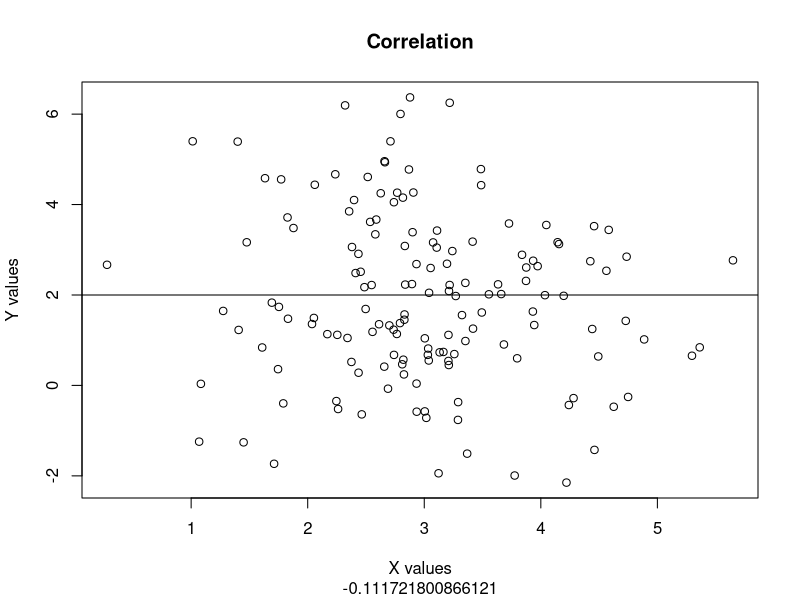
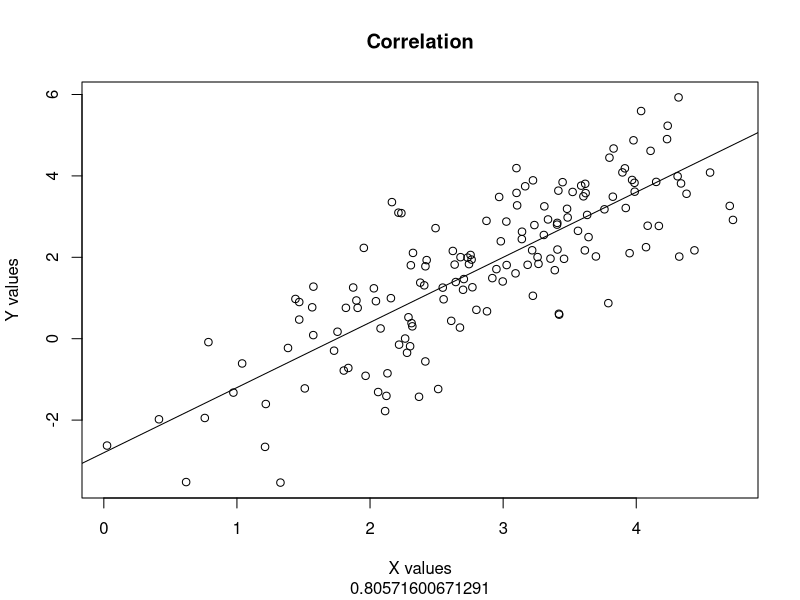
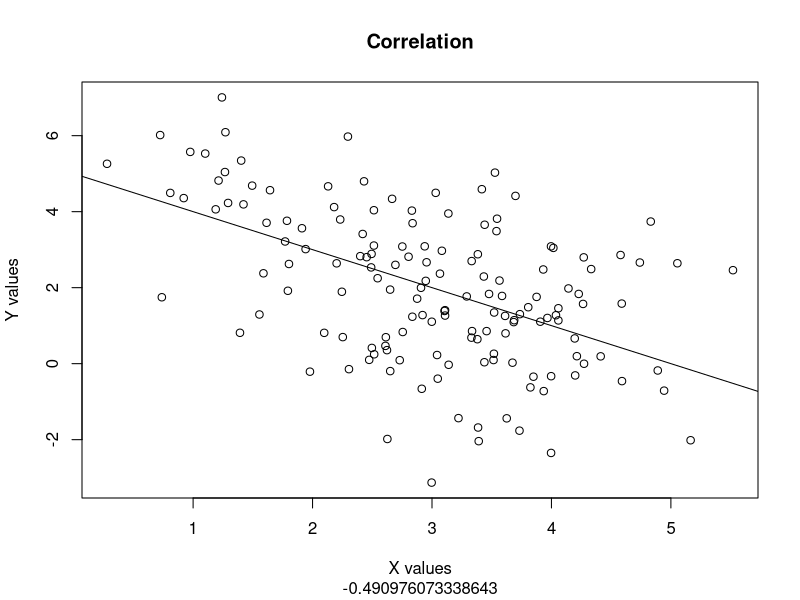
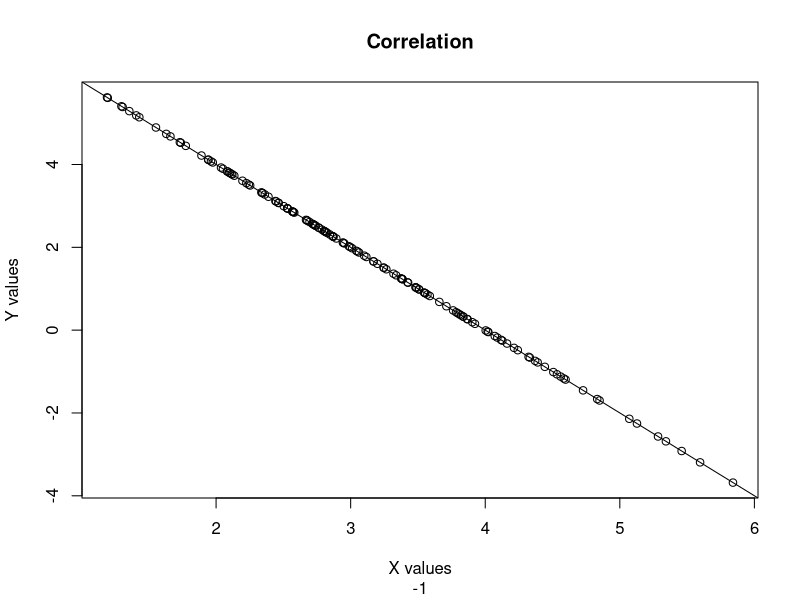

R code for these plots, in order:
library('MASS')
# use mvrnorm to create realizations with correlation
n = 150

x_mean = 3
x_sd = 1

y_mean = 2
y_sd = sqrt(4) # sd is 2

z_mean = 0
z_sd = 1

mean_vector = c(x_mean, y_mean)
sd_vector = c(x_sd, y_sd)
p = c(0, 0.8, -0.5, -1)
for (current_p in p) {
  correlation = current_p
  cov_matrix <- matrix(c(sd_vector[1]^2, correlation * sd_vector[1] * sd_vector[2],
                         correlation * sd_vector[1] * sd_vector[2], sd_vector[2]^2), 
                       nrow = 2, ncol = 2, byrow = TRUE)
  random_samples <- mvrnorm(n = n, mu = mean_vector, Sigma = cov_matrix)
  r = cor(random_samples[,1], random_samples[,2])
  plot(random_samples[,1], random_samples[,2], main='Correlation', sub = as.character(r), xlab='X values', ylab='Y values')
  b1 = y_sd * current_p / x_sd
  b0 = y_mean - b1*x_mean
  abline(a=b0, b=b1)
}
